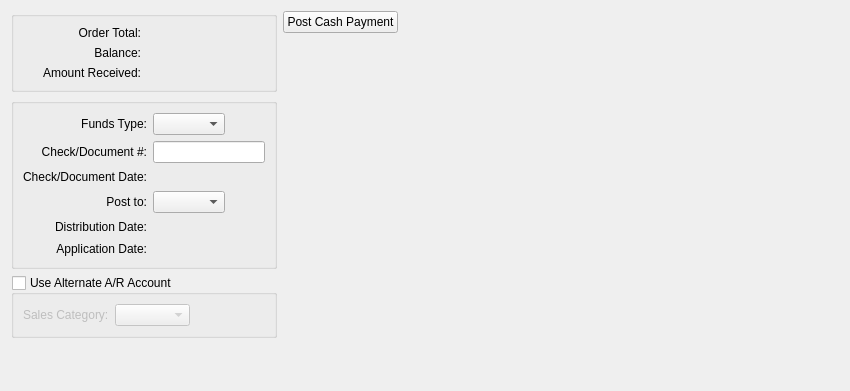
         <widget class="QWidget" name="_cashPage">
          <attribute name="title">
           <string>Cash</string>
          </attribute>
          <layout class="QHBoxLayout" name="horizontalLayout_6">
           <item>
            <layout class="QVBoxLayout" name="verticalLayout_2">
             <item>
              <widget class="QGroupBox" name="_cashGroup">
               <property name="title">
                <string/>
               </property>
               <layout class="QGridLayout" name="gridLayout_11">
                <item row="0" column="0">
                 <widget class="QLabel" name="_cashTotalLit">
                  <property name="text">
                   <string>Order Total:</string>
                  </property>
                  <property name="alignment">
                   <set>Qt::AlignRight|Qt::AlignTrailing|Qt::AlignVCenter</set>
                  </property>
                 </widget>
                </item>
                <item row="0" column="1">
                 <widget class="CurrCluster" name="_cashTotal">
                  <property name="currencyDisabled">
                   <bool>true</bool>
                  </property>
                  <property name="enabled">
                   <bool>false</bool>
                  </property>
                 </widget>
                </item>
                <item row="1" column="0">
                 <widget class="QLabel" name="_cashBalanceLit">
                  <property name="text">
                   <string>Balance:</string>
                  </property>
                  <property name="alignment">
                   <set>Qt::AlignRight|Qt::AlignTrailing|Qt::AlignVCenter</set>
                  </property>
                 </widget>
                </item>
                <item row="1" column="1">
                 <widget class="CurrCluster" name="_cashBalance">
                  <property name="currencyDisabled">
                   <bool>true</bool>
                  </property>
                  <property name="enabled">
                   <bool>false</bool>
                  </property>
                 </widget>
                </item>
                <item row="2" column="0">
                 <widget class="QLabel" name="_cashReceivedLit">
                  <property name="text">
                   <string>Amount Received:</string>
                  </property>
                  <property name="alignment">
                   <set>Qt::AlignRight|Qt::AlignTrailing|Qt::AlignVCenter</set>
                  </property>
                 </widget>
                </item>
                <item row="2" column="1">
                 <widget class="CurrCluster" name="_cashReceived">
                  <property name="baseVisible">
                   <bool>true</bool>
                  </property>
                 </widget>
                </item>
               </layout>
              </widget>
             </item>
             <item>
              <widget class="QGroupBox" name="_docGroup">
               <property name="title">
                <string/>
               </property>
               <layout class="QGridLayout" name="_2">
                <item row="0" column="0">
                 <widget class="QLabel" name="_typeLit">
                  <property name="text">
                   <string>Funds Type:</string>
                  </property>
                  <property name="alignment">
                   <set>Qt::AlignRight|Qt::AlignTrailing|Qt::AlignVCenter</set>
                  </property>
                 </widget>
                </item>
                <item row="0" column="1">
                 <layout class="QHBoxLayout" name="_3">
                  <item>
                   <widget class="XComboBox" name="_fundsType">
                    <property name="sizePolicy">
                     <sizepolicy hsizetype="Expanding" vsizetype="Fixed">
                      <horstretch>0</horstretch>
                      <verstretch>0</verstretch>
                     </sizepolicy>
                    </property>
                   </widget>
                  </item>
                  <item>
                   <spacer>
                    <property name="orientation">
                     <enum>Qt::Horizontal</enum>
                    </property>
                    <property name="sizeHint" stdset="0">
                     <size>
                      <width>40</width>
                      <height>20</height>
                     </size>
                    </property>
                   </spacer>
                  </item>
                 </layout>
                </item>
                <item row="1" column="0">
                 <widget class="QLabel" name="_doumentNumberLit">
                  <property name="text">
                   <string>Check/Document #:</string>
                  </property>
                  <property name="alignment">
                   <set>Qt::AlignRight|Qt::AlignTrailing|Qt::AlignVCenter</set>
                  </property>
                  <property name="buddy">
                   <cstring>_docNumber</cstring>
                  </property>
                 </widget>
                </item>
                <item row="1" column="1">
                 <widget class="XLineEdit" name="_docNumber">
                  <property name="alignment">
                   <set>Qt::AlignLeading</set>
                  </property>
                 </widget>
                </item>
                <item row="3" column="0">
                 <widget class="QLabel" name="_postToLit">
                  <property name="text">
                   <string>Post to:</string>
                  </property>
                  <property name="alignment">
                   <set>Qt::AlignRight|Qt::AlignTrailing|Qt::AlignVCenter</set>
                  </property>
                 </widget>
                </item>
                <item row="3" column="1">
                 <layout class="QHBoxLayout" name="_4">
                  <item>
                   <widget class="XComboBox" name="_bankaccnt">
                    <property name="sizePolicy">
                     <sizepolicy hsizetype="Expanding" vsizetype="Fixed">
                      <horstretch>0</horstretch>
                      <verstretch>0</verstretch>
                     </sizepolicy>
                    </property>
                   </widget>
                  </item>
                  <item>
                   <spacer>
                    <property name="orientation">
                     <enum>Qt::Horizontal</enum>
                    </property>
                    <property name="sizeHint" stdset="0">
                     <size>
                      <width>40</width>
                      <height>20</height>
                     </size>
                    </property>
                   </spacer>
                  </item>
                 </layout>
                </item>
                <item row="4" column="0">
                 <widget class="QLabel" name="_distDateLit">
                  <property name="text">
                   <string>Distribution Date:</string>
                  </property>
                  <property name="alignment">
                   <set>Qt::AlignRight|Qt::AlignTrailing|Qt::AlignVCenter</set>
                  </property>
                  <property name="buddy">
                   <cstring>_distDate</cstring>
                  </property>
                 </widget>
                </item>
                <item row="4" column="1">
                 <layout class="QHBoxLayout" name="_5">
                  <property name="spacing">
                   <number>0</number>
                  </property>
                  <item>
                   <widget class="DLineEdit" name="_distDate"/>
                  </item>
                  <item>
                   <spacer>
                    <property name="orientation">
                     <enum>Qt::Horizontal</enum>
                    </property>
                    <property name="sizeType">
                     <enum>QSizePolicy::Expanding</enum>
                    </property>
                    <property name="sizeHint" stdset="0">
                     <size>
                      <width>25</width>
                      <height>16</height>
                     </size>
                    </property>
                   </spacer>
                  </item>
                 </layout>
                </item>
                <item row="5" column="0">
                 <widget class="QLabel" name="_applDateLit">
                  <property name="text">
                   <string>Application Date:</string>
                  </property>
                  <property name="alignment">
                   <set>Qt::AlignRight|Qt::AlignTrailing|Qt::AlignVCenter</set>
                  </property>
                  <property name="buddy">
                   <cstring>_applDate</cstring>
                  </property>
                 </widget>
                </item>
                <item row="5" column="1">
                 <layout class="QHBoxLayout" name="_6">
                  <property name="spacing">
                   <number>0</number>
                  </property>
                  <item>
                   <widget class="DLineEdit" name="_applDate"/>
                  </item>
                  <item>
                   <spacer>
                    <property name="orientation">
                     <enum>Qt::Horizontal</enum>
                    </property>
                    <property name="sizeType">
                     <enum>QSizePolicy::Expanding</enum>
                    </property>
                    <property name="sizeHint" stdset="0">
                     <size>
                      <width>25</width>
                      <height>16</height>
                     </size>
                    </property>
                   </spacer>
                  </item>
                 </layout>
                </item>
                <item row="2" column="1">
                 <layout class="QHBoxLayout" name="_7">
                  <property name="spacing">
                   <number>0</number>
                  </property>
                  <item>
                   <widget class="DLineEdit" name="_docDate"/>
                  </item>
                  <item>
                   <spacer>
                    <property name="orientation">
                     <enum>Qt::Horizontal</enum>
                    </property>
                    <property name="sizeType">
                     <enum>QSizePolicy::Expanding</enum>
                    </property>
                    <property name="sizeHint" stdset="0">
                     <size>
                      <width>25</width>
                      <height>16</height>
                     </size>
                    </property>
                   </spacer>
                  </item>
                 </layout>
                </item>
                <item row="2" column="0">
                 <widget class="QLabel" name="_doumentDateLit">
                  <property name="text">
                   <string>Check/Document Date:</string>
                  </property>
                  <property name="alignment">
                   <set>Qt::AlignRight|Qt::AlignTrailing|Qt::AlignVCenter</set>
                  </property>
                  <property name="buddy">
                   <cstring>_docNumber</cstring>
                  </property>
                 </widget>
                </item>
               </layout>
              </widget>
             </item>
             <item>
              <widget class="QGroupBox" name="_altAccnt">
               <property name="enabled">
                <bool>true</bool>
               </property>
               <property name="focusPolicy">
                <enum>Qt::TabFocus</enum>
               </property>
               <property name="title">
                <string>Use Alternate A/R Account</string>
               </property>
               <property name="checkable">
                <bool>true</bool>
               </property>
               <property name="checked">
                <bool>false</bool>
               </property>
               <layout class="QGridLayout" name="_8">
                <item row="0" column="0">
                 <widget class="QLabel" name="_salescatLit">
                  <property name="text">
                   <string>Sales Category:</string>
                  </property>
                 </widget>
                </item>
                <item row="0" column="1">
                 <widget class="XComboBox" name="_salescat">
                  <property name="sizePolicy">
                   <sizepolicy hsizetype="MinimumExpanding" vsizetype="Fixed">
                    <horstretch>0</horstretch>
                    <verstretch>0</verstretch>
                   </sizepolicy>
                  </property>
                 </widget>
                </item>
                <item row="0" column="2">
                 <spacer>
                  <property name="orientation">
                   <enum>Qt::Horizontal</enum>
                  </property>
                  <property name="sizeHint" stdset="0">
                   <size>
                    <width>40</width>
                    <height>20</height>
                   </size>
                  </property>
                 </spacer>
                </item>
               </layout>
              </widget>
             </item>
             <item>
              <spacer name="verticalSpacer_2">
               <property name="orientation">
                <enum>Qt::Vertical</enum>
               </property>
               <property name="sizeHint" stdset="0">
                <size>
                 <width>20</width>
                 <height>42</height>
                </size>
               </property>
              </spacer>
             </item>
            </layout>
           </item>
           <item>
            <layout class="QVBoxLayout" name="verticalLayout_4">
             <item>
              <widget class="QPushButton" name="_postCash">
               <property name="text">
                <string>Post Cash Payment</string>
               </property>
              </widget>
             </item>
             <item>
              <spacer name="verticalSpacer_3">
               <property name="orientation">
                <enum>Qt::Vertical</enum>
               </property>
               <property name="sizeHint" stdset="0">
                <size>
                 <width>20</width>
                 <height>40</height>
                </size>
               </property>
              </spacer>
             </item>
            </layout>
           </item>
           <item>
            <spacer name="horizontalSpacer_2">
             <property name="orientation">
              <enum>Qt::Horizontal</enum>
             </property>
             <property name="sizeHint" stdset="0">
              <size>
               <width>441</width>
               <height>20</height>
              </size>
             </property>
            </spacer>
           </item>
          </layout>
         </widget>
